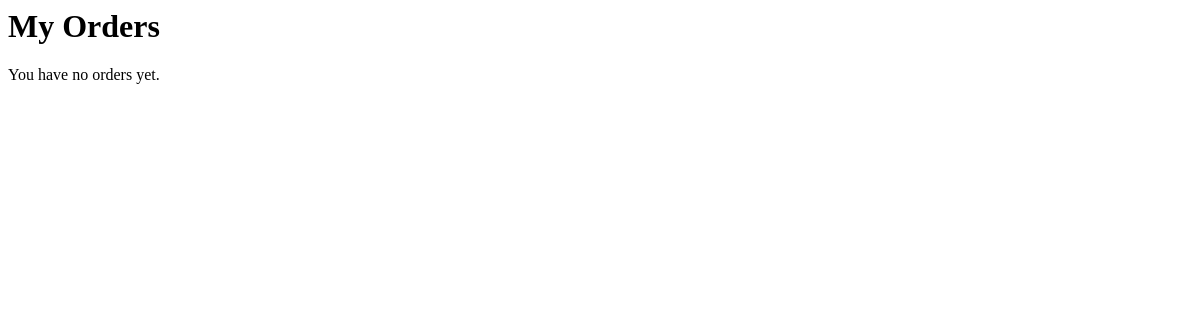
Page /orders/history/ (signed in) on the earlier database version.
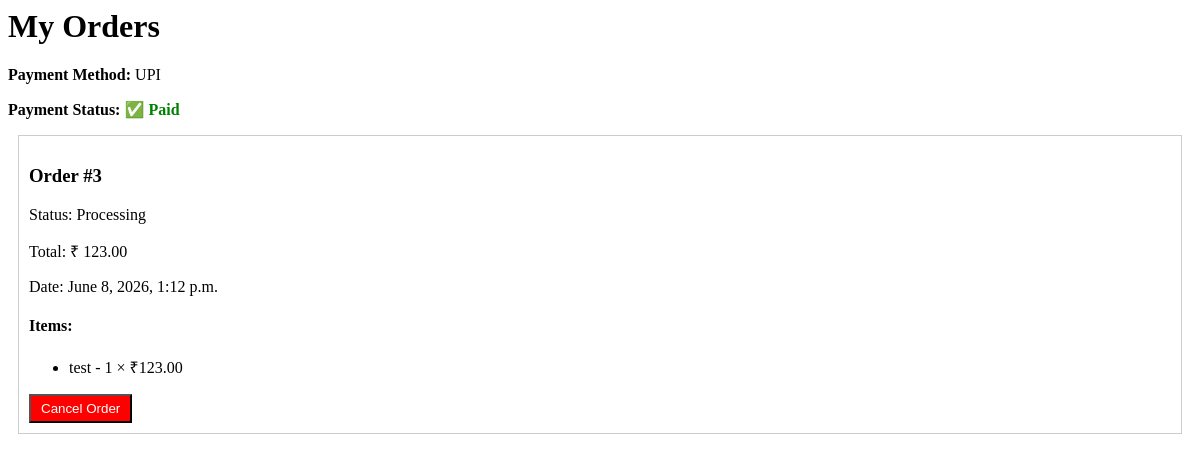
Same page on the later database version.
### orders/models.py (models this page shows, shortened)
class Order(models.Model):
    PAYMENT_CHOICES = (
        ('UPI', 'UPI'),
        ('COD', 'Cash on Delivery'),
    )
    PAYMENT_STATUS_CHOICES = (
        ('Processing', 'Processing'),
        ('Paid', 'Paid'),
        ('Failed', 'Failed'),
        ('Refunded', 'Refunded'),
    )
    ORDER_STATUS_CHOICES = (
        ('Processing', 'Processing'),
        ('Shipped', 'Shipped'),
        ('Delivered', 'Delivered'),
        ('Cancelled', 'Cancelled'),
    )
    user = models.ForeignKey(settings.AUTH_USER_MODEL, on_delete=models.CASCADE)
    full_name = models.CharField(max_length=200)
    address = models.TextField()
    city = models.CharField(max_length=100)
    postal_code = models.CharField(max_length=20)
    phone = models.CharField(max_length=15)
    total_amount = models.DecimalField(max_digits=10, decimal_places=2)
    delivery_charge = models.DecimalField(max_digits=6, decimal_places=2, default=0)
    discount = models.DecimalField(max_digits=10, decimal_places=2, default=0)
    coupon = models.ForeignKey(Coupon, on_delete=models.SET_NULL, null=True, blank=True)
    payment_method = models.CharField(max_length=10, choices=PAYMENT_CHOICES)
    payment_status = models.CharField(
        max_length=20,
        choices=PAYMENT_STATUS_CHOICES,
        default='Processing'
    )
    status = models.CharField(
        max_length=20,
        choices=ORDER_STATUS_CHOICES,
        default='Processing'
    )
    tracking_id = models.CharField(max_length=100, blank=True, null=True)
    is_shipped = models.BooleanField(default=False)
    invoice_number = models.CharField(max_length=50, unique=True, blank=True)
    created_at = models.DateTimeField(auto_now_add=True)

class OrderItem(models.Model):
    order = models.ForeignKey(
        Order,
        related_name="items",  # ✅ IMPORTANT (used in template)
        on_delete=models.CASCADE
    )
    product = models.ForeignKey(
        Product,
        on_delete=models.CASCADE
    )
    variant = models.ForeignKey(
        ProductVariant,
        on_delete=models.SET_NULL,
        null=True,
        blank=True
    )
    price = models.DecimalField(max_digits=10, decimal_places=2)
    quantity = models.PositiveIntegerField()

### store/models.py (models this page shows, shortened)
class Product(models.Model):
    name = models.CharField(max_length=200)
    slug = models.SlugField(unique=True, blank=True)
    description = models.TextField()
    image = CloudinaryField('image')
    category = models.ForeignKey(
        Category,
        on_delete=models.CASCADE,
        related_name="products"
    )
    created_at = models.DateTimeField(auto_now_add=True)
    is_active = models.BooleanField(default=True)

### orders/views.py (the view)
# urls.py: path('history/', views.order_history, name='order_history'),
@login_required
def order_history(request):
    orders = Order.objects.filter(user=request.user).order_by('-created_at')
    return render(request, 'orders/order_history.html', {'orders': orders})

### cart/context_processors.py (called while the page is built)
def cart_count(request):
    if request.user.is_authenticated:
        cart = getattr(request.user, "cart", None)
        if cart:
            count = sum(item.quantity for item in cart.items.all())
        else:
            count = 0
    else:
        count = 0
    return {"cart_count": count}

### orders/templates/orders/order_history.html
<h1>My Orders</h1>
{% for order in orders %}
<p><strong>Payment Method:</strong> {{ order.payment_method }}</p>
<p><strong>Payment Status:</strong>
    {% if order.payment_status == "Paid" %}
        <span style="color:green; font-weight:bold;">
            ✅ Paid
        </span>
    {% elif order.payment_status == "Processing" %}
        <span style="color:orange; font-weight:bold;">
            ⏳ Processing
        </span>
    {% else %}
        <span style="color:red; font-weight:bold;">
            ❌ Failed
        </span>
    {% endif %}
</p>
    <div style="border:1px solid #ccc; padding:10px; margin:10px;">
        <h3>Order #{{ order.id }}</h3>
        <p>Status: {{ order.status }}</p>
        <p>Total: ₹ {{ order.total_amount }}</p>
        <p>Date: {{ order.created_at }}</p>
        <h4>Items:</h4>
        <ul>
            {% for item in order.items.all %}
                <li>
                    {{ item.product.name }} -
                    {{ item.quantity }} × ₹{{ item.price }}
                </li>
            {% endfor %}
        </ul>
        {% if order.status != "Cancelled" %}
    <a href="{% url 'orders:cancel_order' order.id %}">
        <button style="background:red; color:white; padding:5px 10px;">
            Cancel Order
        </button>
    </a>
{% else %}
    <span style="color:red; font-weight:bold;">
        ❌ Cancelled
    </span>
{% endif %}
    </div>
{% empty %}
    <p>You have no orders yet.</p>
{% endfor %}

Differences in the rows shown:
now on this page (row edited): Order: payment_method "UPI", payment_status "✅ Paid", id "3", status "Processing", total_amount "123.00", created_at "June 8, 2026, 1:12 p.m.", shows "Cancel Order"
now on this page (row edited): OrderItem: product.name "test", quantity "1", price "123.00"
Other differences:
text no longer shown: "You have no orders yet."
